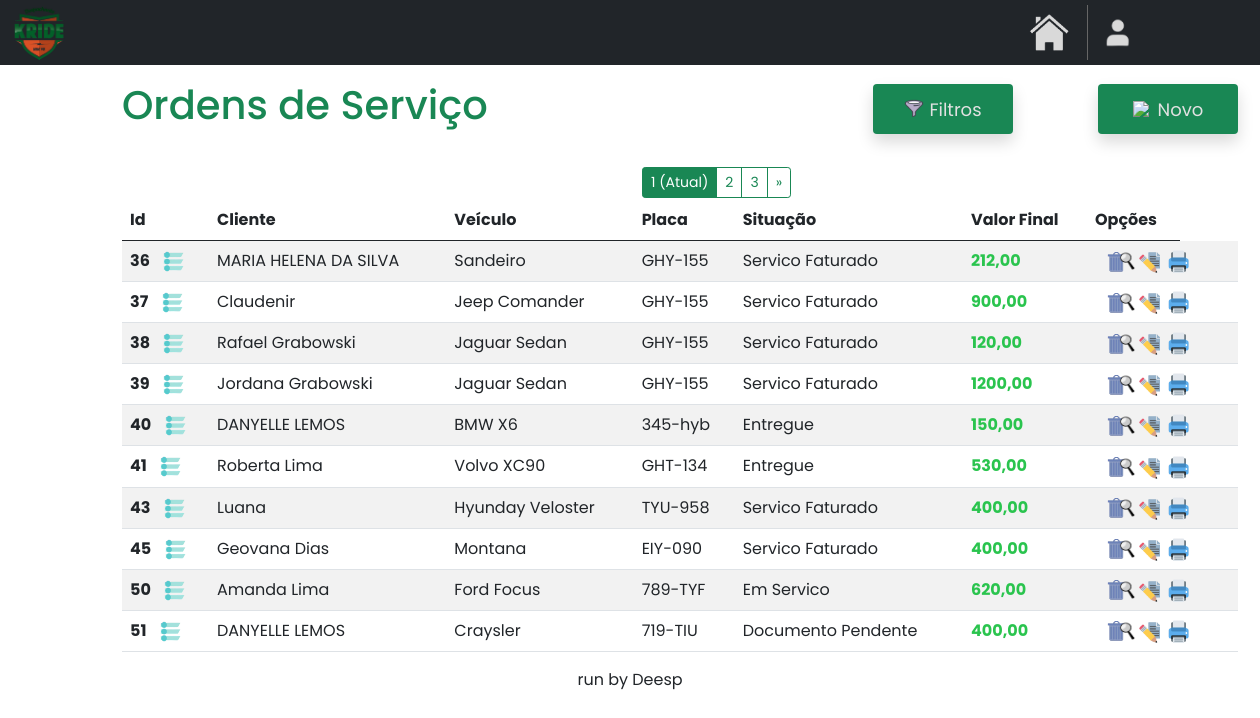
Page /home/ordem_servico on the committed database.
### OS/models.py (models this page shows)
class OrdemServico(models.Model):
    renavam = models.CharField(max_length=50)
    placa = models.CharField(max_length=10)
    cliente_id = models.ForeignKey(Cliente, on_delete=models.CASCADE)
    nome_cliente = models.CharField(max_length=40)
    chassi = models.CharField(max_length=30, default='')
    cor = models.CharField(max_length=14, default='')
    combustivel = models.CharField(max_length=15, default='')
    modelo = models.CharField(max_length=25, default='')
    valor_veiculo = models.CharField(max_length=10, default='')
    ano_modelo = models.CharField(max_length=10, default='')
    pendencias = models.CharField(max_length=30, default='')
    data_entrega = models.DateField(null=True, blank=True)
    data_aq = models.DateField(null=True, blank=True)
    data_servico = models.DateField(default=datetime.date.today)
    desconto = models.CharField(max_length=10, default='')
    valor_f = models.CharField(max_length=10, default='')
    observacoes = models.TextField(blank=True, null=True)
    status = models.CharField(max_length=20, default='')
    cpf_vendedor = models.CharField(max_length=20, default='')
    concessionaria = models.CharField(max_length=30, default='')
    tipo_veiculo = models.CharField(max_length=15, default='')

### OS/views.py (the view)
# urls.py: path('ordem_servico', osviews.ordem_servico, name='ordem_servico'),
def ordem_servico(request):
    return paginacao(request)

### OS/views.py (called while the page is built)
def paginacao(request):
    ordens_servicos = OrdemServico.objects.all().values('id', 'nome_cliente', 'modelo', 'placa', 'status', 'valor_f')
    ordens_servicos_paginados = Paginator(ordens_servicos, 10)
    page_num = request.GET.get('page')
    ordens_servicos = ordens_servicos_paginados.get_page(page_num)
    return render(request, 'os.html', {'ordens_servicos': ordens_servicos})

### OS/templates/os.html (shortened to what this page needs)
{% extends "base.html" %}
{% load static %}
{% block content %}
<!DOCTYPE html>
<html lang="en">
<head>
    <link href="https://cdn.jsdelivr.net/npm/bootstrap@5.0.2/dist/css/bootstrap.min.css" rel="stylesheet">
</head>
<body>
    <div class="container mt-3 custom-container">
        <div class="d-flex justify-content-start align-items-center">
            <h1 class="me-auto text-success">Ordens de Serviço</h1>
            <div class="shadow bg-success rounded" style="width: 140px; height: 50px; margin-left: auto;">
                <a href="#" style="text-decoration: none; display: flex; align-items: center; justify-content: center; width: 100%; height: 100%;" id="btnMostrarFiltro">
                    <img src="{% static 'images/mini-filtro.png' %}" style="width: 20px; margin-right: 5px;">
                    <p class="hover-link" style="font-size: 18px; margin: 0;">Filtros</p>
                </a>
            </div>
            <div class="shadow bg-success rounded" style="width: 140px; height: 50px; margin-left: 85px;">
                <a href="{% url 'newos' %}" style="text-decoration: none; display: flex; align-items: center; justify-content: center; width: 100%; height: 100%;">
                    <img src="{% static 'images/novo.png' %}" style="width: 20px; margin-right: 5px;">
                    <p class="hover-link" style="font-size: 18px; margin: 0;">Novo</p>
                </a>
            </div>
        </div>
        {% if ordens_servicos.has_other_pages %}
            <div class="btn-group" role="group" aria-label="Item pagination" style="margin-left: 520px; margin-top: 30px; margin-bottom: -14px;">
                {% for page_number in ordens_servicos.paginator.page_range %}
                    {% if ordens_servicos.number == page_number %}
                        <button class="btn btn-outline-success btn-sm active">
                            <span>{{ page_number }} <span class="sr-only">(Atual)</span></span>
                        </button>
                    {% else %}
                        <a href="?page={{ page_number }}" class="btn btn-outline-success btn-sm">
                            {{ page_number }}
                        </a>
                    {% endif %}
                {% endfor %}
                {% if ordens_servicos.has_next %}
                    <a href="?page={{ ordens_servicos.next_page_number }}" class="btn btn-outline-success btn-sm">&raquo;</a>
                {% endif %}
            </div>
        {% endif %}
        <table class="table table-striped mt-3">
            <thead>
                <tr>
                    <th scope="col">Id</th>
                    <th scope="col">Cliente</th>
                    <th scope="col">Veículo</th>
                    <th scope="col">Placa</th>
                    <th scope="col">Situação</th>
                    <th scope="col">Valor Final</th>
                    <th scope="col">Opções</th>
                </tr>
            </thead>
            <tbody  id="tbodyOrdens">
                {% for ordem_servico in ordens_servicos %}
                    <tr>
                        <th>
                            {{ordem_servico.id}}
                            <a href="#" class="openOptions">
                                <img src="{% static 'images/status.png' %}" style="width: 23px; height: 21px; margin-left: 9px;" alt="status" title="ALTERAR STATUS">
                            </a>
                        </th>
                        <td>{{ordem_servico.nome_cliente}}</td>
                        <td>{{ordem_servico.modelo}}</td>
                        <td>{{ordem_servico.placa}}</td>
                        <td>{{ordem_servico.status}}</td>
                        <td style="color: #2ac44e; font-weight: bold;">{{ordem_servico.valor_f}}</td>
                        <td>
                            <a href="#" class="delete-button" data-toggle="modal" data-target="#confirmDeleteModal" data-url="{% url 'excluir_os' ordem_servico.id %}" title="EXCLUIR" style="height: 20px; margin-left: 10px;">
                            </a>
                        </td>
                        <td>
                            <a href="{% url 'consultar_os' ordem_servico.id %}"  title="CONSULTAR" style="height: 20px; margin-left: -71px;">
                                <img src="{% static 'images/consultar.png' %}" style="width: 22px; height: 23px;">
                            </a>
                        </td>
                        <td>
                            <a href="{% url 'editar_os' ordem_servico.id %}"  title="EDITAR" style="height: 20px; margin-left: -70px;">
                                <img src="{% static 'images/editaros.png' %}" style="width: 22px; height: 23px;">
                            </a>
                        </td>
                        <td>
                            <a href="{% url 'imprimir_os' ordem_servico.id %}"  title="IMPRIMIR" style="height: 20px; margin-left: -60px;">
                                <img src="{% static 'images/imprimiros.png' %}" style="width: 22px; height: 23px;">
                            </a>
                        </td>
                    </tr>
                {% endfor %}
            </tbody>
        </table>
    </div>
</body>
</html>
{% endblock %}

### OS/templates/os.html (style rules this page uses)
body { font-family: 'Poppins', sans-serif; }
.hover-link { color: rgb(225, 225, 225); transition: color 0.3s ease; }
.custom-container { margin-left: 110px; margin-right: 100px; }

### rows in the picture
OrdemServico: id "36", nome_cliente "MARIA HELENA DA SILVA", modelo "Sandeiro", placa "GHY-155", status "Servico Faturado", valor_f "212,00"
OrdemServico: id "37", nome_cliente "Claudenir", modelo "Jeep Comander", placa "GHY-155", status "Servico Faturado", valor_f "900,00"
OrdemServico: id "38", nome_cliente "Rafael Grabowski", modelo "Jaguar Sedan", placa "GHY-155", status "Servico Faturado", valor_f "120,00"
OrdemServico: id "39", nome_cliente "Jordana Grabowski", modelo "Jaguar Sedan", placa "GHY-155", status "Servico Faturado", valor_f "1200,00"
OrdemServico: id "40", nome_cliente "DANYELLE LEMOS", modelo "BMW X6", placa "345-hyb", status "Entregue", valor_f "150,00"
OrdemServico: id "41", nome_cliente "Roberta Lima", modelo "Volvo XC90", placa "GHT-134", status "Entregue", valor_f "530,00"
OrdemServico: id "43", nome_cliente "Luana", modelo "Hyunday Veloster", placa "TYU-958", status "Servico Faturado", valor_f "400,00"
OrdemServico: id "45", nome_cliente "Geovana Dias", modelo "Montana", placa "EIY-090", status "Servico Faturado", valor_f "400,00"
OrdemServico: id "50", nome_cliente "Amanda Lima", modelo "Ford Focus", placa "789-TYF", status "Em Servico", valor_f "620,00"
OrdemServico: id "51", nome_cliente "DANYELLE LEMOS", modelo "Craysler", placa "719-TIU", status "Documento Pendente", valor_f "400,00"

### other values in the picture
{{ page_number }} "1"
{{ page_number }} "2" "3"
